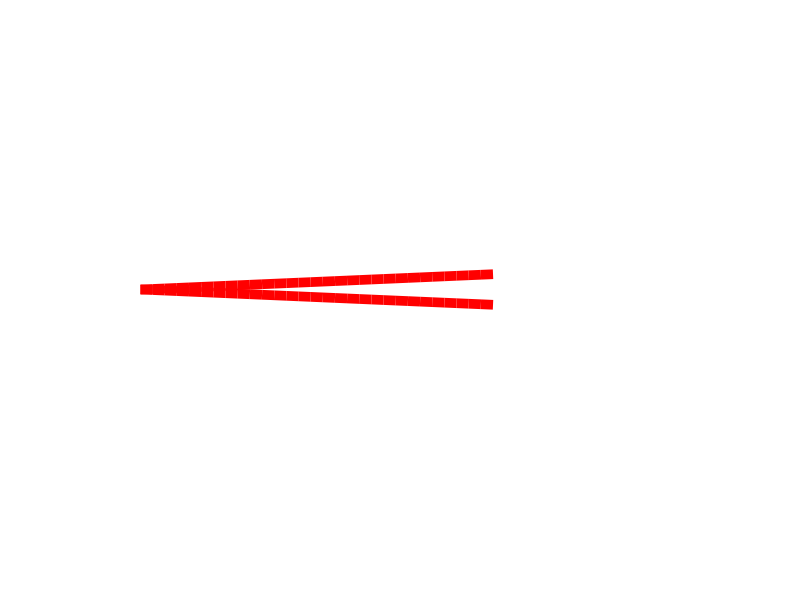

Source code (MATLAB): (Note: this script raises an error after producing the figure.)
% Visualize the scallop of Edward Purcell and save to .gif.

clc, clear;
filename='.\output\scallop.gif'; % Name it.

vec = linspace(0,10,30);
x = 1:length(vec);

m = linspace(1,15,10);
m = [m,fliplr(m)];
fixAx = [-1 50 -160 160];

scal =figure;

for slope=1:length(m)
    yy = m(slope)*vec;
    plot(x+m(slope),yy,'r-','LineWidth', 7);
    hold on;
    plot(x+m(slope),-yy,'r-', 'LineWidth', 7);
    axis(fixAx)
    axis off
    pause(0.05)
    hold off
    
    
    % save to gif
    frame=getframe(scal);
    im = frame2im(frame);
    [imind,cm] = rgb2ind(im,256);
    if slope == 1
      imwrite(imind,cm,filename,'gif', 'Loopcount',inf,'DelayTime',0.01);
    else
      imwrite(imind,cm,filename,'gif','WriteMode','append', 'DelayTime',0.01);
    end
    
end